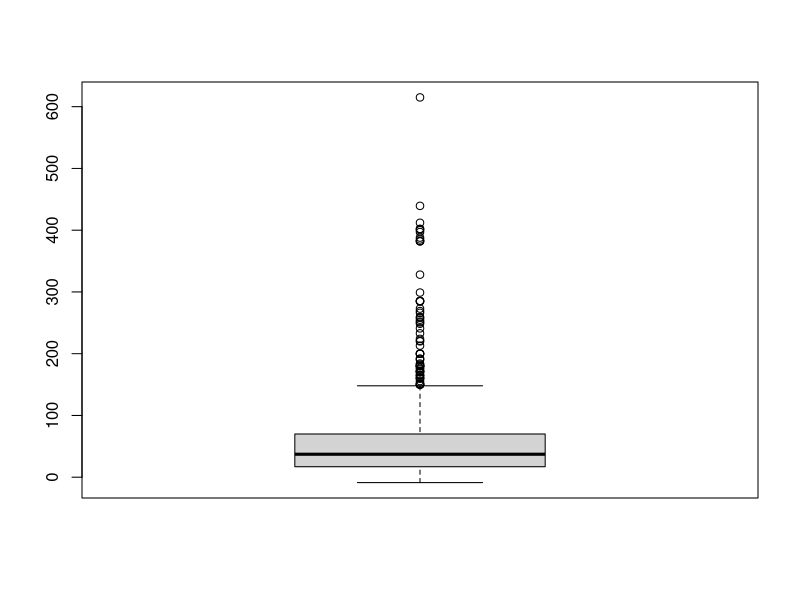
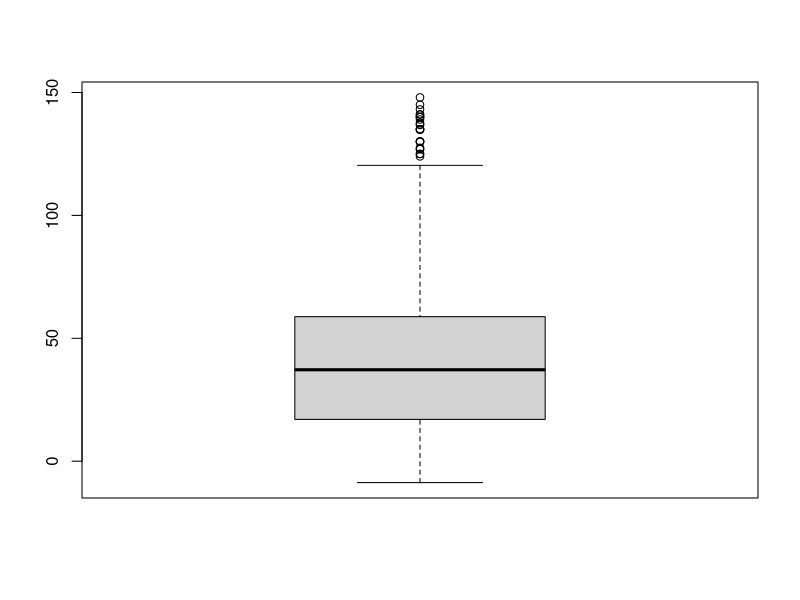
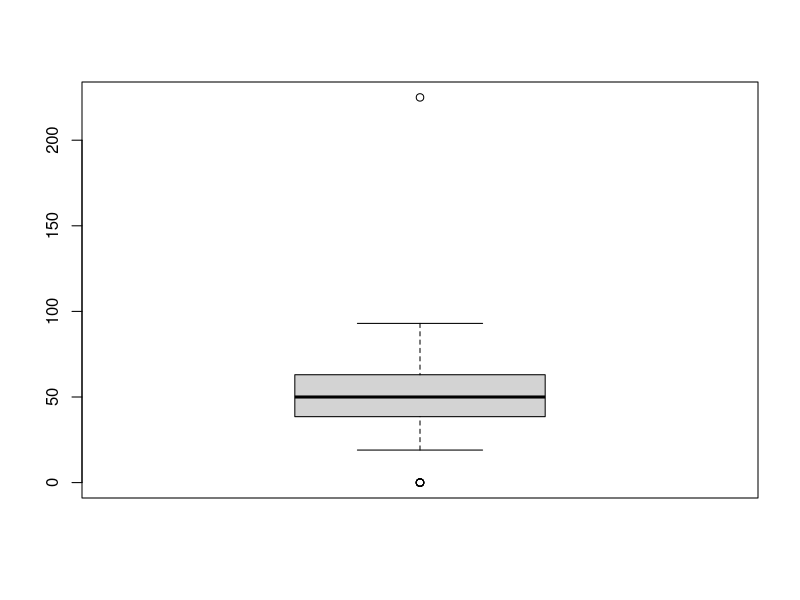
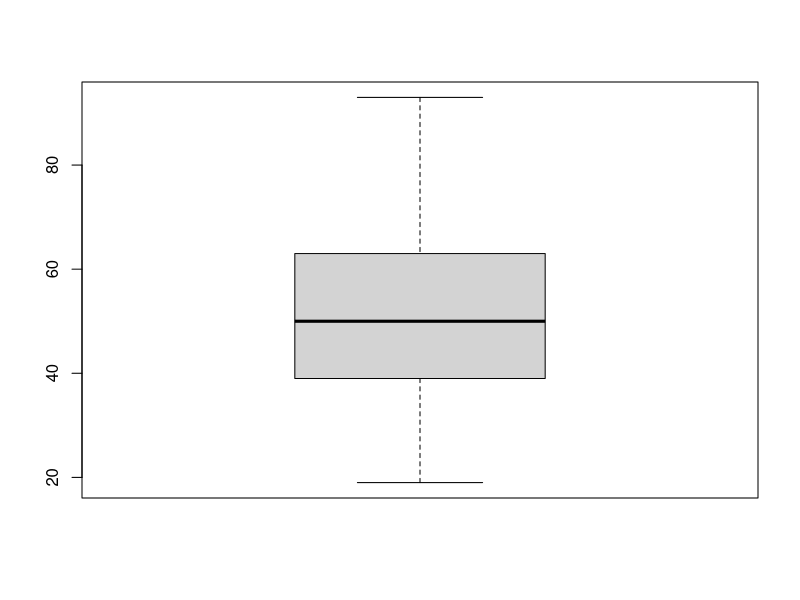

Write R code to recreate these figures, in order.
## ---- chunk 1
knitr::opts_chunk$set(echo = TRUE)
library(knitr)
## ---- chunk 2
# Load Dataset splitted by (;) and map the empty values ("") to NA
insurance_dataset <-
  read.csv2("./base_clientes.csv", na.strings = c("", "NA"))
# Print the first 6 elements
kable(head(insurance_dataset, 6))
## ---- chunk 3
# Print the data structure
str(insurance_dataset)
## ---- chunk 4
# Print the variable type for each feature
cat("The variable type for date is:", class(insurance_dataset$date), "\n")
cat("The variable type for sex is:", class(insurance_dataset$sex), "\n")
cat("The variable type for age is:", class(insurance_dataset$age), "\n")
cat("The variable type for vehicle is:", class(insurance_dataset$vehicle), "\n")
## ---- chunk 5
# First, convert the date as a Date format instead of a factor
insurance_dataset$date <-
  as.Date(insurance_dataset$date, format = "%m/%d/%Y")
# Second, convert the sex to a factor instead of a integer because it is a qualitative value
insurance_dataset$sex <-
  factor(
    insurance_dataset$sex,
    levels = c("1", "2"),
    labels = c("Female", "Male")
  )
# Third, convert vehicle to boolean because it is a yes or not value
insurance_dataset$vehicle <- as.logical(factor(
  insurance_dataset$vehicle,
  levels = c("YES", "NO"),
  labels = c("True", "False")
))
# Finally, convert the age as a cuantitative value instead of a qualitative. For that, cast to an integer value
# Supressing warnings because it will cast string values to NA
suppressWarnings(insurance_dataset$age <-
  as.integer(as.character(insurance_dataset$age)))
## ---- chunk 6
# Print the data structure
str(insurance_dataset)
## ---- chunk 7
kable(table(duplicated(insurance_dataset$custid)), col.names= c("¿is duplicated?", "Frecuency"))
## ---- chunk 8
# Find duplicated values
duplicatedIds <- insurance_dataset$custid[duplicated(insurance_dataset$custid)]
duplicatedDF <- subset(insurance_dataset, custid %in% duplicatedIds)
kable(duplicatedDF)
## ---- chunk 9
# Due to the id should not be duplicated we delete the copies
insurance_dataset <- unique(insurance_dataset)
# There should not be duplicated data
kable(table(duplicated(insurance_dataset$custid)), col.names= c("¿Duplicates?", "Frecuency"))
## ---- chunk 10
# MISSING VALUES
summary(insurance_dataset)
## ---- chunk 11
# First, let's search the only one value for sex
missing <- insurance_dataset[which(is.na(insurance_dataset$sex)), ]
kable(missing)
## ---- chunk 12
# Looks like that row has a lot of missing values for the cols, thats why that row is deleted
library(tidyr)
insurance_dataset <- insurance_dataset %>% drop_na(sex)
summary(insurance_dataset)
## ---- chunk 13
# Let's try to find any relationship between NA num vehicles and vehicles:
summary(insurance_dataset[(insurance_dataset$vehicle == FALSE & insurance_dataset$num.vehicles == 0), c("vehicle", "num.vehicles")])
## ---- chunk 14
# Override the NA to cero because if there is a NA value, then there is a False for Vehicle
# value for the vehicle feature
insurance_dataset$num.vehicles <-
  ifelse(is.na(insurance_dataset$num.vehicles),
         0,
         insurance_dataset$num.vehicles)
## ---- chunk 15
# For NAs for age, let's save these values as 0. 
insurance_dataset$age <-
  ifelse(is.na(insurance_dataset$age), 0, insurance_dataset$age)
summary(insurance_dataset)
## ---- chunk 16
# There are just two variables with NA's: is.employed with 328 (33% of the data) and
# housing.type with 56 (6% of the data). Due to housing.type has a narrow percent of
# the data it is safe to drop these customers, but not for is.employed because
# it is the third part of the data.
insurance_dataset <- insurance_dataset %>% drop_na(housing.type)
## ---- chunk 17
# For is.employed let's replace the NA's for a new value that encodes for someone who is
# not in active in the actual workforce
insurance_dataset$is.employed <-
  ifelse(
    is.na(insurance_dataset$is.employed),
    "Other",
    ifelse(
      insurance_dataset$is.employed == TRUE,
      "Employee",
      "Not Employee"
    )
  )
insurance_dataset$is.employed <-
  factor(insurance_dataset$is.employed)
## ---- chunk 18
summary(insurance_dataset)
## ---- chunk 19
# let's create some box plots to find outliers
# First, change the annal_income unit dividing by 1000
insurance_dataset$annual_incomeUSD <-
  insurance_dataset$annual_incomeUSD / 1000

## ---- chunk 20
# When the plot is generated, the outliers are more visible
outliers_results <- boxplot(insurance_dataset$annual_incomeUSD)
## ---- chunk 21
cat("There are", length(outliers_results$out), "outliers")
## ---- chunk 22
# Then let's use simple imputation to replace the annual income outliers for the annual income median
insurance_dataset$annual_incomeUSD <-
  ifelse(
    insurance_dataset$annual_incomeUSD %in% outliers_results$out,
    median(insurance_dataset$annual_incomeUSD),
    insurance_dataset$annual_incomeUSD
  )
# Then the plot has less outliers now
outliers_results <- boxplot(insurance_dataset$annual_incomeUSD)
cat("There are", length(outliers_results$out), "outliers")
## ---- chunk 23
# The second value with outliers is age
outliers_results <- boxplot(insurance_dataset$age)
cat("There are", length(outliers_results$out), "outliers")
## ---- chunk 24
# then impute values using the median too
insurance_dataset$age <-
  ifelse(
    insurance_dataset$age %in% outliers_results$out,
    median(insurance_dataset$age),
    insurance_dataset$age
  )
## ---- chunk 25
# Then the plot has not outliers now
outliers_results <- boxplot(insurance_dataset$age)
## ---- chunk 26
summary(insurance_dataset)
## ---- chunk 27
# INVALID VALUES
# First, let's impute with the median those data with income <= 0
insurance_dataset$annual_incomeUSD <-
  ifelse(
    insurance_dataset$annual_incomeUSD <= 0,
    median(insurance_dataset$annual_incomeUSD),
    insurance_dataset$annual_incomeUSD
  )
## ---- chunk 28
# Second, delete the row with inconsistency because
# it has no vehicule but with 4 num vehicles at the same time
kable(insurance_dataset[insurance_dataset$vehicle == FALSE &
                    insurance_dataset$num.vehicles > 0,])
## ---- chunk 29
insurance_dataset <-
  insurance_dataset[!(insurance_dataset$vehicle == FALSE &
                        insurance_dataset$num.vehicles > 0),]
## ---- chunk 30
# Third, trim state.of.res values because there are repited values
# that start or finishwith a whitespace. For example, New york
summary(insurance_dataset$state.of.res)
## ---- chunk 31
insurance_dataset$state.of.res <-
  factor(trimws(insurance_dataset$state.of.res))
# Finally there are some typo for the states, like this one so let's fix them one by one

# Fixing North Carolina
library(plyr)
insurance_dataset$state.of.res <-
  revalue(insurance_dataset$state.of.res,
          c("North Caroli" = "North Carolina"))

# Fixing South Carolina
insurance_dataset$state.of.res <-
  revalue(insurance_dataset$state.of.res,
          c("South Caroli" = "South Carolina"))

# Fixing Arizona
insurance_dataset$state.of.res <-
  revalue(insurance_dataset$state.of.res, c("Arizo" = "Arizona"))

# Fixing Indiana
insurance_dataset$state.of.res <-
  revalue(insurance_dataset$state.of.res, c("India" = "Indiana"))

# Fixing New York
insurance_dataset$state.of.res <-
  revalue(insurance_dataset$state.of.res, c("NewYork" = "New York"))

# Fixing Louisiana
insurance_dataset$state.of.res <-
  revalue(insurance_dataset$state.of.res, c("Louisia" = "Louisiana"))

# Fixing Montana
insurance_dataset$state.of.res <-
  revalue(insurance_dataset$state.of.res, c("Monta" = "Montana"))
## ---- chunk 32
summary(insurance_dataset$state.of.res)
## ---- chunk 33
summary(factor(as.character(insurance_dataset$date)))
## ---- chunk 34
# PREPROCESSING STEP
# Delete date column because it does not have a big range between dates
# also does not provide us enough value
insurance_dataset <-
  insurance_dataset[, names(insurance_dataset) != "date"]
## ---- chunk 35
# The same for custid because it is unique and for the vehicle col because can be inferred with num.vehicles
insurance_dataset <-
  insurance_dataset[, !names(insurance_dataset) %in% c("custid", "vehicle")]

## ---- chunk 36
# Add is.house.owner column if it is Homeowner free and clear or Homeowner with mortgage/loan
insurance_dataset$is.house.owner <-
  ifelse(
    insurance_dataset$housing.type %in% c("Homeowner free and clear", "Homeowner with mortgage/loan"),
    T,
    F
  )
## ---- chunk 37
northeast <-
  c(
    "Connecticut",
    "Maine",
    "Massachusetts",
    "New Hampshire",
    "Rhode Island",
    "Vermont",
    "New Jersey",
    "New York",
    "Pennsylvania"
  )
midwest <-
  c(
    "Illinois",
    "Indiana",
    "Michigan",
    "Ohio",
    "Wisconsin",
    "Iowa",
    "Kansas",
    "Minnesota",
    "Missouri",
    "Nebraska",
    "North Dakota",
    "South Dakota"
  )
south <-
  c(
    "Delaware",
    "Florida",
    "Georgia",
    "Maryland",
    "North Carolina",
    "South Carolina",
    "Virginia",
    "West Virginia",
    "Alabama",
    "Kentucky",
    "Mississippi",
    "Tennessee",
    "Arkansas",
    "Louisiana",
    "Oklahoma",
    "Texas"
  )
west <-
  c(
    "Arizona",
    "Colorado",
    "Idaho",
    "Montana",
    "Nevada",
    "New Mexico",
    "Utah",
    "Wyoming",
    "Alaska",
    "California",
    "Hawaii",
    "Oregon",
    "Washington"
  )
## ---- chunk 38
# Finally, add bureau.cardinal.point that groups some states
insurance_dataset$bureau.cardinal.point = ifelse(
  insurance_dataset$state.of.res %in% northeast,
  "Northeast",
  ifelse(
    insurance_dataset$state.of.res %in% midwest,
    "Midwest",
    ifelse(
      insurance_dataset$state.of.res %in% south,
      "South",
      ifelse(insurance_dataset$state.of.res %in% west,
             "West",
             "NA")
    )
  )
)
insurance_dataset$bureau.cardinal.point = factor(insurance_dataset$bureau.cardinal.point)
## ---- chunk 39
# Delete state.of.res because bureau.cardinal.point creates a set
# for these values
insurance_dataset <-
  insurance_dataset[, names(insurance_dataset) != "state.of.res"]
## ---- chunk 40
# Now, the work is done by reordering the column names
insurance_dataset <-
  insurance_dataset[, c(
    "sex",
    "age",
    "marital.stat",
    "housing.type",
    "is.house.owner",
    "bureau.cardinal.point",
    "is.employed",
    "annual_incomeUSD",
    "num.vehicles",
    "health.ins"
  )]

# Thes are the results!
str(insurance_dataset)
summary(insurance_dataset)
kable(head(insurance_dataset))
